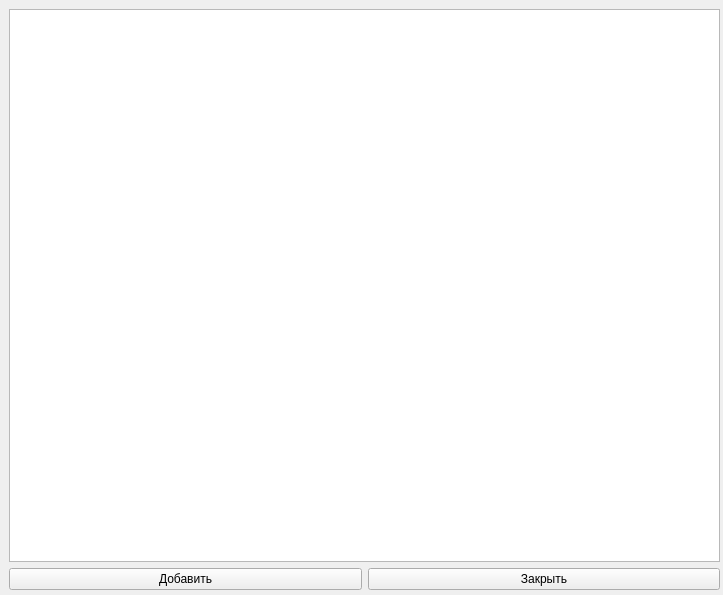
<?xml version="1.0" encoding="UTF-8"?>
<ui version="4.0">
 <class>Form</class>
 <widget class="QWidget" name="Form">
  <property name="geometry">
   <rect>
    <x>0</x>
    <y>0</y>
    <width>723</width>
    <height>595</height>
   </rect>
  </property>
  <property name="windowTitle">
   <string>Form</string>
  </property>
  <widget class="QWidget" name="verticalLayoutWidget">
   <property name="geometry">
    <rect>
     <x>9</x>
     <y>9</y>
     <width>711</width>
     <height>581</height>
    </rect>
   </property>
   <layout class="QVBoxLayout" name="verticalLayout">
    <item>
     <widget class="QTableWidget" name="tableWidget"/>
    </item>
    <item>
     <layout class="QHBoxLayout" name="horizontalLayout">
      <item>
       <widget class="QPushButton" name="pushButton_add">
        <property name="text">
         <string>Добавить</string>
        </property>
       </widget>
      </item>
      <item>
       <widget class="QPushButton" name="pushButton_cancel">
        <property name="text">
         <string>Закрыть</string>
        </property>
       </widget>
      </item>
     </layout>
    </item>
   </layout>
  </widget>
 </widget>
 <resources/>
 <connections/>
</ui>
